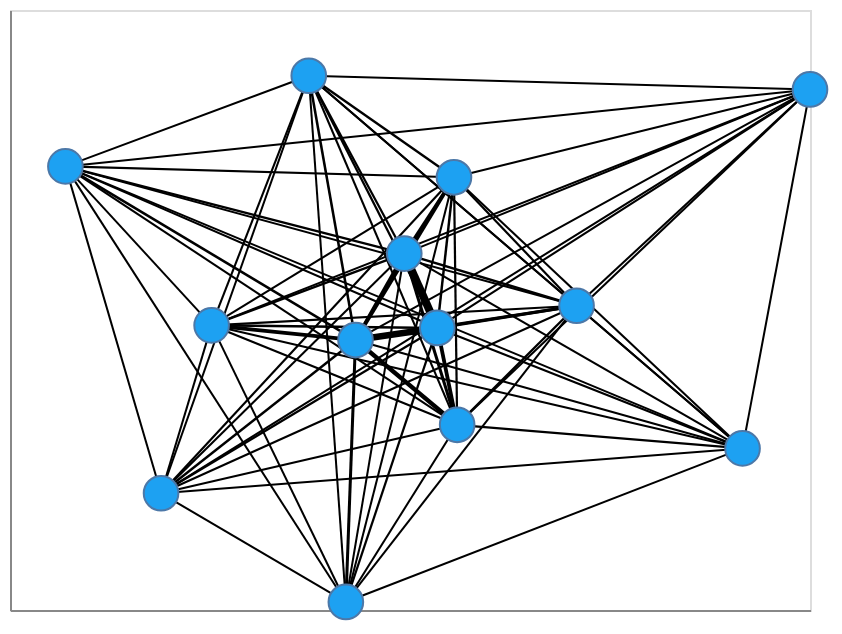

Notebook code cell kept with this figure:
### Code cell
# attempt at using nx_altair to make it interactive
# isnt really working, because nx_altair is SHIT. Cant even draw labels

G = nx.from_pandas_adjacency(key_combinations)
pos = nx.spring_layout(G, iterations=100)
weights = [elem[2]/1000 for elem in list(G.edges.data("weight"))]

#nx.set_node_attributes(G, total_counts)

nxa.draw_networkx(
    G, pos=pos,
    
    #cmap='viridis',
    width='weight',
    edge_color="black",
    node_color = twittercol,
    node_tooltip = ["name", "total tweets"]
)
viz

### Figure 1 — Vega-Lite specification as saved in the notebook (floating-point values rounded to 4 significant figures; data arrays with more than 128 entries replaced by an {"elided": "..."} marker saying what was removed)
{"config": {"view": {"continuousWidth": 400, "continuousHeight": 300}}, "layer": [{"data": {"name": "data-632162c434aa63d130c2f388fd3785b1"}, "mark": {"type": "line", "color": "black", "opacity": 1}, "encoding": {"detail": {"type": "quantitative", "field": "edge"}, "size": {"type": "quantitative", "field": "weight", "legend": null}, "x": {"type": "quantitative", "axis": {"grid": false, "labels": false, "ticks": false, "title": ""}, "field": "x"}, "y": {"type": "quantitative", "axis": {"grid": false, "labels": false, "ticks": false, "title": ""}, "field": "y"}}}, {"data": {"name": "data-4651d56c1e7a13df705e71b29c9cf9ee"}, "mark": {"type": "point", "fill": "#1da1f2", "opacity": 1, "size": 300, "strokeWidth": 1.0}, "encoding": {"x": {"type": "quantitative", "axis": {"grid": false, "labels": false, "ticks": false}, "field": "x"}, "y": {"type": "quantitative", "axis": {"grid": false, "labels": false, "ticks": false}, "field": "y"}}}], "$schema": "https://vega.github.io/schema/vega-lite/v4.8.1.json", "datasets": {"data-632162c434aa63d130c2f388fd3785b1": {"elided": "154 records"}, "data-4651d56c1e7a13df705e71b29c9cf9ee": [{"y": -0.08015, "x": -0.1362}, {"y": -0.4887, "x": -0.6224}, {"y": 0.1504, "x": -0.01431}, {"y": 0.383, "x": -0.8615}, {"y": 0.01138, "x": 0.4164}, {"y": 0.5882, "x": 1.0}, {"y": -0.3691, "x": 0.8313}, {"y": -0.3062, "x": 0.1179}, {"y": 0.3538, "x": 0.1099}, {"y": -0.04094, "x": -0.496}, {"y": 0.6247, "x": -0.2531}, {"y": -0.7785, "x": -0.1604}, {"y": -0.04785, "x": 0.06826}]}}
